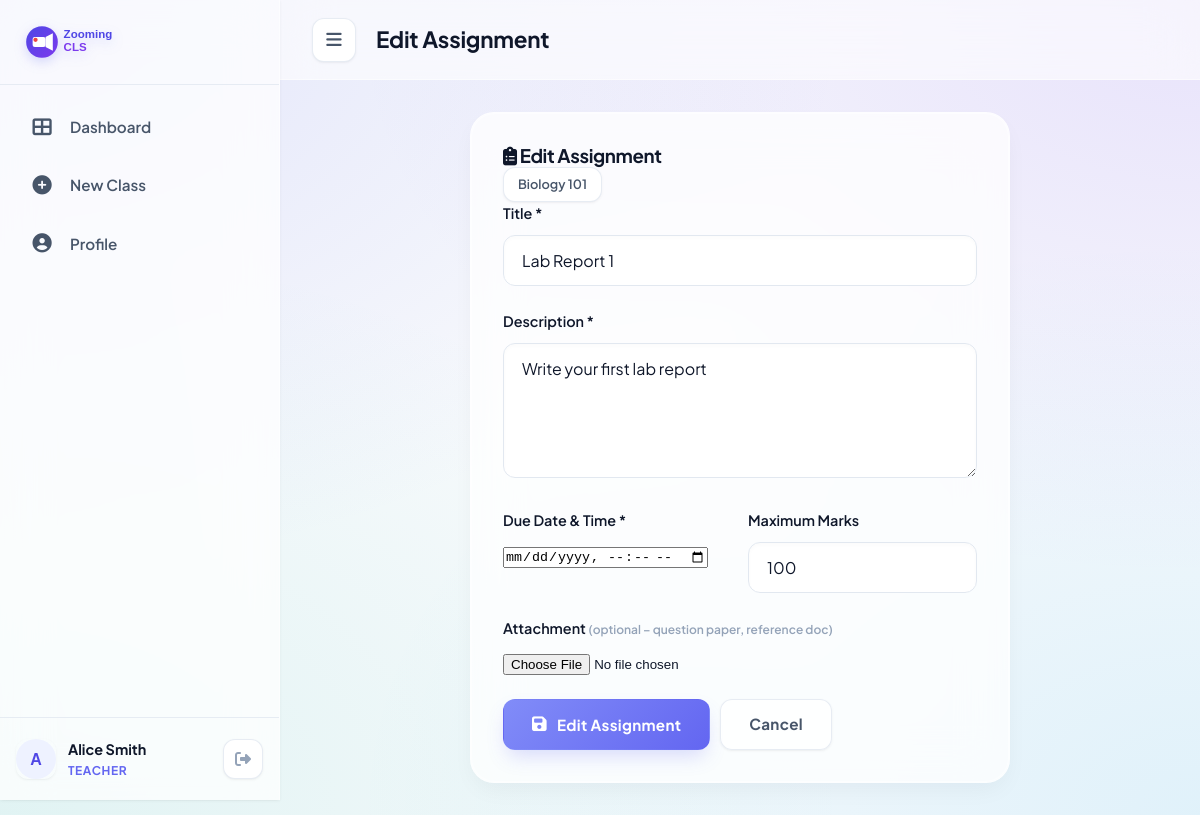
The app's page /assignments/1/edit/ (signed in) with its own data.
### accounts/models.py (models this page shows, shortened)
class UserProfile(models.Model):
    ROLE_CHOICES = [
        ('teacher', 'Teacher'),
        ('student', 'Student'),
    ]
    user = models.OneToOneField(User, on_delete=models.CASCADE, related_name='profile')
    role = models.CharField(max_length=10, choices=ROLE_CHOICES, default='student')
    avatar = models.ImageField(upload_to='avatars/', blank=True, null=True)
    bio = models.TextField(blank=True, default='')

### classroom/models.py (models this page shows, shortened)
class Classroom(models.Model):
    name = models.CharField(max_length=200)
    subject = models.CharField(max_length=200)
    description = models.TextField(blank=True, default='')
    join_code = models.CharField(max_length=10, unique=True, blank=True)
    teacher = models.ForeignKey(User, on_delete=models.CASCADE, related_name='taught_classes')
    created_at = models.DateTimeField(auto_now_add=True)
    cover_color = models.CharField(max_length=7, default='#4f46e5')
    class Meta:
        ordering = ['-created_at']

### assignments/models.py (models this page shows, shortened)
class Assignment(models.Model):
    classroom = models.ForeignKey(Classroom, on_delete=models.CASCADE, related_name='assignments')
    title = models.CharField(max_length=200)
    description = models.TextField()
    due_date = models.DateTimeField()
    attachment = models.FileField(upload_to='assignments/', blank=True, null=True)
    created_at = models.DateTimeField(auto_now_add=True)
    max_marks = models.PositiveIntegerField(default=100)
    class Meta:
        ordering = ['due_date']

### assignments/views.py (the view)
# urls.py: path('<int:pk>/edit/', views.edit_assignment, name='edit_assignment'),
@teacher_required
def edit_assignment(request, pk):
    assignment = get_object_or_404(Assignment, pk=pk, classroom__teacher=request.user)
    if request.method == 'POST':
        form = AssignmentForm(request.POST, request.FILES, instance=assignment)
        if form.is_valid():
            form.save()
            messages.success(request, 'Assignment updated!')
            return redirect('classroom_detail_teacher', pk=assignment.classroom.pk)
    else:
        form = AssignmentForm(instance=assignment)
    return render(request, 'assignments/create_assignment.html', {
        'form': form, 'classroom': assignment.classroom, 'assignment': assignment, 'action': 'Edit'
    })

### assignments/forms.py
class AssignmentForm(forms.ModelForm):
    due_date = forms.DateTimeField(
        widget=forms.DateTimeInput(attrs={'type': 'datetime-local'}),
        input_formats=['%Y-%m-%dT%H:%M'],
    )
    class Meta:
        model = Assignment
        fields = ['title', 'description', 'due_date', 'max_marks', 'attachment']
        widgets = {
            'description': forms.Textarea(attrs={'rows': 4}),
        }

### templates/assignments/create_assignment.html (shortened to what this page needs)
{% extends "base.html" %}
{% block page_title %}{{ action }} Assignment{% endblock %}
{% block content %}
<div class="form-container">
    <div class="card">
        <div class="card-header">
            <h3 class="card-title"><i class="fas fa-clipboard-list"></i> {{ action }} Assignment</h3>
            <span class="badge">{{ classroom.name }}</span>
        </div>
        <form method="post" enctype="multipart/form-data" novalidate>
            <div class="form-group">
                <label>Title *</label>
                <input type="text" name="title" placeholder="Assignment title" value="{{ form.title.value|default:'' }}"
                    required>
            </div>
            <div class="form-group">
                <label>Description *</label>
                <textarea name="description" rows="5"
                    placeholder="Describe the assignment, instructions, requirements...">{{ form.description.value|default:'' }}</textarea>
            </div>
            <div style="display:grid;grid-template-columns:1fr 1fr;gap:16px;">
                <div class="form-group">
                    <label>Due Date & Time *</label>
                    <input type="datetime-local" name="due_date" value="{{ form.due_date.value|default:'' }}" required>
                </div>
                <div class="form-group">
                    <label>Maximum Marks</label>
                    <input type="number" name="max_marks" min="1" max="1000"
                        value="{{ form.max_marks.value|default:'100' }}">
                </div>
            </div>
            <div class="form-group">
                <label>Attachment <small style="color:var(--text-muted)">(optional – question paper, reference
                        doc)</small></label>
                <input type="file" name="attachment">
            </div>
            <div style="display:flex;gap:10px;margin-top:24px;">
                <button type="submit" class="btn btn-primary"><i class="fas fa-save"></i> {{ action }}
                    Assignment</button>
                <a href="{% url 'classroom_detail_teacher' classroom.pk %}" class="btn btn-ghost">Cancel</a>
            </div>
        </form>
    </div>
</div>
{% endblock %}

### templates/base.html (shortened to what this page needs)
{% load static %}
<!DOCTYPE html>
<html lang="en">
<head>
    <link rel="stylesheet" href="https://cdnjs.cloudflare.com/ajax/libs/font-awesome/6.5.0/css/all.min.css">
    <link rel="stylesheet" href="{% static 'css/style.css' %}">
</head>
<body>
{% if user.is_authenticated %}
<aside class="sidebar" id="sidebar">
    <div class="sidebar-logo">
        <img src="{% static 'images/logo.svg' %}" alt="EduSpace" class="logo-img">
    </div>
    <nav class="sidebar-nav">
        {% if user.profile.role == 'teacher' %}
            <a href="{% url 'teacher_dashboard' %}" class="nav-item {% if request.resolver_match.url_name == 'teacher_dashboard' %}active{% endif %}">
                <i class="fas fa-th-large"></i><span>Dashboard</span>
            </a>
            <a href="{% url 'create_classroom' %}" class="nav-item {% if request.resolver_match.url_name == 'create_classroom' %}active{% endif %}">
                <i class="fas fa-plus-circle"></i><span>New Class</span>
            </a>
        {% endif %}
        <a href="{% url 'profile' %}" class="nav-item {% if request.resolver_match.url_name == 'profile' %}active{% endif %}">
            <i class="fas fa-user-circle"></i><span>Profile</span>
        </a>
    </nav>
    <div class="sidebar-footer">
        <div class="user-info">
            <img src="{% static 'images/avatars/avatar-' %}{{ user.first_name|first|upper }}.svg" alt="avatar" class="avatar-sm" onerror="this.src='{% static 'images/avatars/default-avatar.svg' %}'">
            <div>
                <div class="user-name">{{ user.get_full_name|default:user.username }}</div>
                <div class="user-role">{{ user.profile.role|title }}</div>
            </div>
        </div>
        <a href="{% url 'logout' %}" class="btn-logout" title="Logout">
            <i class="fas fa-sign-out-alt"></i>
        </a>
    </div>
</aside>
<div class="main-content" id="mainContent">
    <header class="top-bar">
        <button class="sidebar-toggle" id="sidebarToggle"><i class="fas fa-bars"></i></button>
        <div class="top-bar-title">{% block page_title %}{% endblock %}</div>
    </header>
    <main class="content-area">
        {% block content %}{% endblock %}
    </main>
</div>
{% endif %}
</body>
</html>

### records on screen
Classroom: name "Biology 101"
Assignment: title "Lab Report 1", description "Write your first lab report"

### other values on screen
{{ user.get_full_name|default:user.username }} "Alice Smith"
{{ user.profile.role|title }} "TEACHER"
{{ action }} "Edit"
